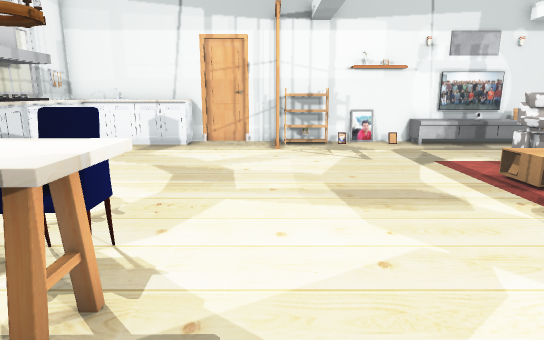
view 1 (above)

16 first-person views from a walk through a robot-simulator world made for Gazebo. The camera is 1 m above the floor, tilts 12° down and sees 75° across. The floor is counted in squares, 0.5 m on a side. Each view is taken from the middle of a square. On the plan, view 1 faces up. The plan holds only what a view shows up to about 19 squares ahead; the rest is blank. The robots in the file are not drawn. Some surface patterns are stand-ins.

view 2
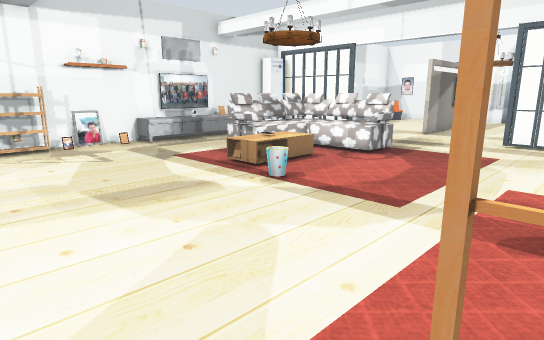

view 3
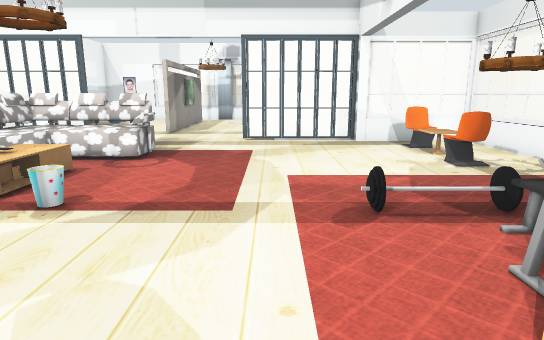

view 4
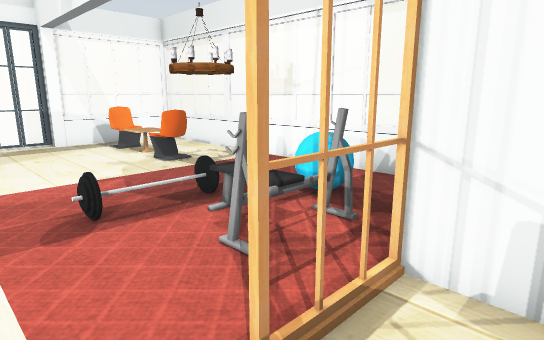

view 5
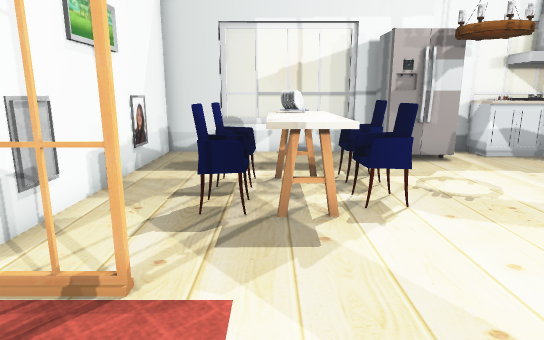

view 6
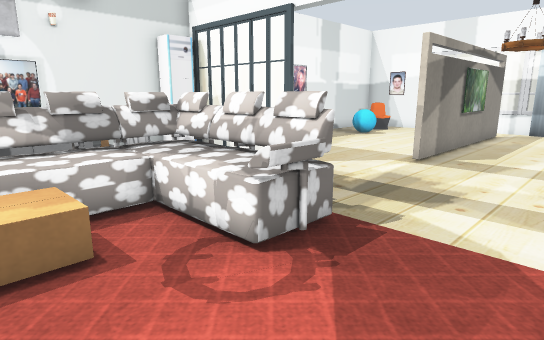

view 7
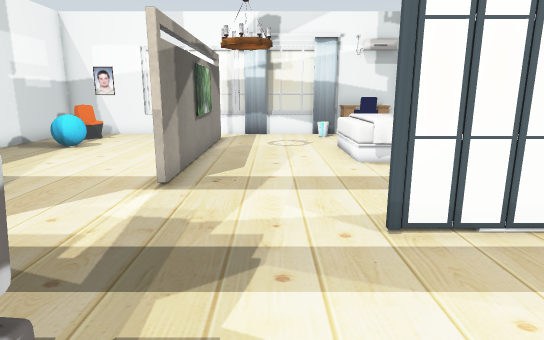

view 8
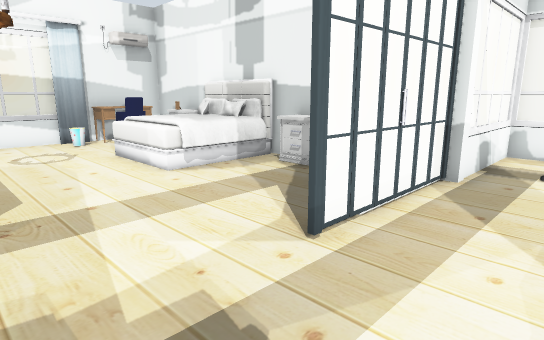

view 9
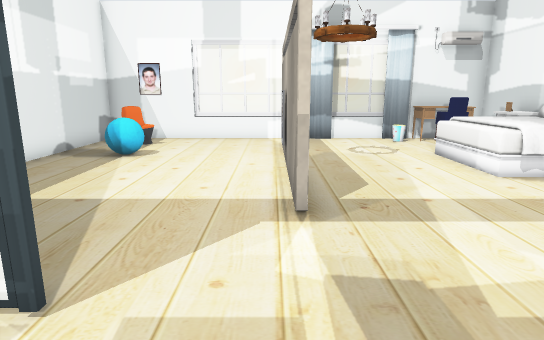

view 10
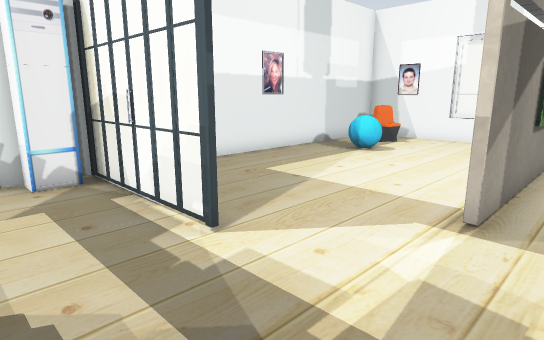

view 11
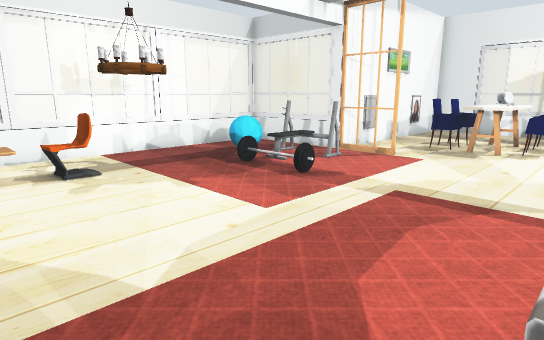

view 12
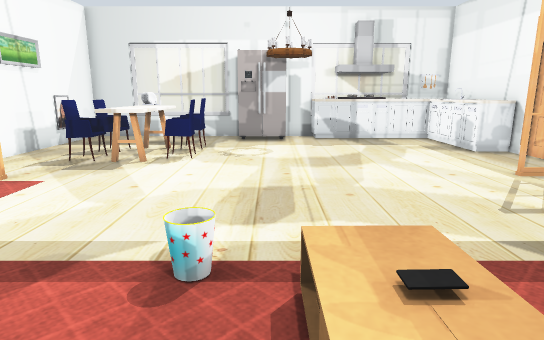

view 13
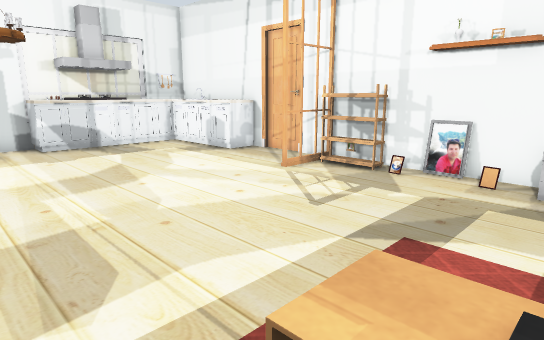

view 14
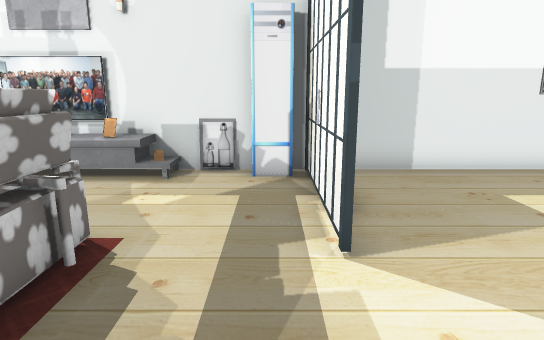

view 15
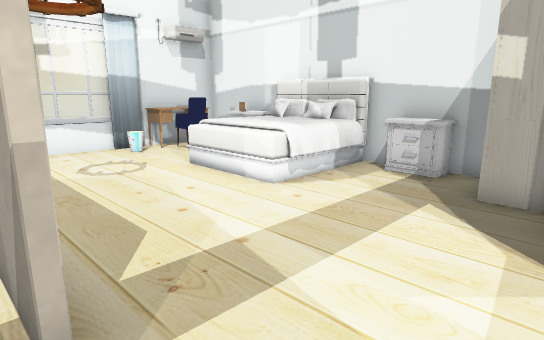

view 16
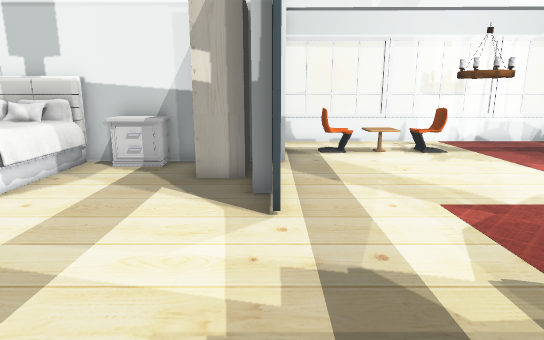

### Floor plan
Points are (right, up) in squares from view 1. A wall is a line through its corners. A room is listed if a view was taken in it or the views show most of it. See-through windows are left out.
Room 1 (views 1, 2, 3, 4, 5, 6, 7, 8, 9, 10, 11, 12, 13, 14, 15, 16)
walls: (15, 1.9) (15.5, 1.9); (17.8, 7.6) (21.4, 7.6); (15, -1.7) (15, 0.1); (14.6, -2.5) (14.6, -1.7); (17.2, -1.7) (28.6, -1.7) (28.6, 1.7); (15, 15.5) (-0.5, 15.5); (21.5, 7.4) (17.8, 7.4); (23.4, 7.6) (26.6, 7.6); (-2.9, 15.5) (-8.6, 15.5) (-8.6, 14.4); (26.6, 7.4) (23.4, 7.4); (-8.6, 5.8) (-8.6, -1.7) (0.7, -1.7) (0.7, -4.1); (-8.6, 9.1) (-8.6, 7.6); (28.6, 11.4) (28.6, 15.5) (16.3, 15.5)
low walls: (9.4, -6.5) (14.7, -6.5); (0.7, -4.5) (0.7, -6.5); (1.7, -6.5) (5.6, -6.5); (28.6, 6.4) (28.6, 7.5)
objects: window (-9, 4); other object (-9, 11); window (-9, 12) to (-9, 13); other object (-9, 14); fridge (-8, 6) to (-7, 7); kitchen cabinet (-8, 9) to (-8, 10); other object (-8, 11) to (-8, 12); kitchen cabinet (-8, 13) to (-4, 15); picture (-6, -2); lamp (-6, 7) to (-5, 8); other object (-5, 2) to (-5, 3); chair (-4, 1); other object (-4, 2) to (-4, 3); chair (-4, 4); other object (-3, 2) to (-2, 3); chair (-3, 4) to (-2, 4); chair (-2, 1) to (-2, 2); door leaf (-2, 16); picture (-1, -2); other object (-1, 16); door leaf (0, 13) to (0, 15); window (1, -6) to (1, -4); door leaf (1, -1) to (1, 0); other object (1, 15) to (2, 15); other object (2, -3) to (4, -1); window (3, -7); other object (3, -4) to (4, -4); other object (3, 15); other object (4, 15); other object (5, -2) to (5, 0); other object (5, 6); other object (5, 15); window (6, -7) to (9, -7); other object (6, 8) to (8, 9); other object (6, 14) to (8, 15); lamp (7, -4) to (8, -3); sofa (7, 6) to (12, 10); lamp (7, 7) to (8, 8); other object (7, 8); TV (7, 15); picture (8, 15) to (9, 15); chair (9, -4) to (10, -4); other object (10, 14); TV (10, 15); other object (11, -4) to (11, -3); other object (11, 15); chair (12, -4) to (13, -4); picture (12, 15); window (13, -7); other object (14, 15); window (15, -6) to (15, -3); door leaf (15, 1); door leaf (15, 3); door leaf (15, 10) to (15, 11); door leaf (15, 13); wardrobe (16, -1) to (17, 0); other object (18, -1) to (19, -1); bed (21, -1) to (24, 2); lamp (22, 5) to (24, 7); TV (22, 7); picture (22, 8); picture (22, 15); other object (24, 13); other object (25, -1); other object (26, -1); chair (26, 0) to (27, 1); chair (26, 13) to (27, 14); other object (27, -1) to (28, 1); other object (27, 2) to (28, 3); curtain (28, 2); window (29, 3) to (29, 6); window (29, 8) to (29, 11)

Where each view was taken, in squares from view 1:
view 1: 0 up, 0 right, facing up
view 2: 0 up, 1 left, facing up-right
view 3: 2 up, 1 left, facing right
view 4: 2 up, 1 left, facing down-right
view 5: 2 up, 4 right, facing left
view 6: 3 up, 7 right, facing up-right
view 7: 5 up, 10 right, facing right
view 8: 7 up, 12 right, facing down-right
view 9: 8 up, 12 right, facing right
view 10: 6 up, 12 right, facing up-right
view 11: 6 up, 12 right, facing down-left
view 12: 7 up, 9 right, facing left
view 13: 6 up, 7 right, facing up-left
view 14: 6 up, 14 right, facing up
view 15: 8 up, 15 right, facing down-right
view 16: 9 up, 15 right, facing down
